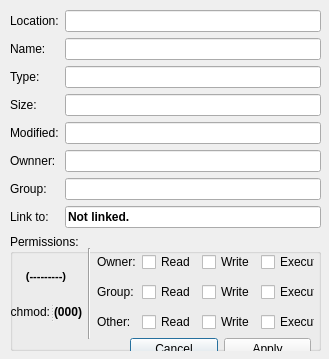
<?xml version="1.0" encoding="UTF-8"?>
<ui version="4.0">
 <class>fipDialog</class>
 <widget class="QDialog" name="fipDialog">
  <property name="geometry">
   <rect>
    <x>0</x>
    <y>0</y>
    <width>329</width>
    <height>359</height>
   </rect>
  </property>
  <property name="sizePolicy">
   <sizepolicy hsizetype="Fixed" vsizetype="Fixed">
    <horstretch>0</horstretch>
    <verstretch>0</verstretch>
   </sizepolicy>
  </property>
  <property name="windowTitle">
   <string>Properties</string>
  </property>
  <property name="windowIcon">
   <iconset resource="../zasoby.qrc">
    <normaloff>:/icons/files.png</normaloff>:/icons/files.png</iconset>
  </property>
  <property name="sizeGripEnabled">
   <bool>false</bool>
  </property>
  <property name="modal">
   <bool>true</bool>
  </property>
  <widget class="QWidget" name="layoutWidget">
   <property name="geometry">
    <rect>
     <x>10</x>
     <y>10</y>
     <width>311</width>
     <height>341</height>
    </rect>
   </property>
   <layout class="QVBoxLayout" name="verticalLayout_2">
    <item>
     <layout class="QGridLayout" name="gridLayout">
      <item row="0" column="0">
       <widget class="QLabel" name="labelLocation">
        <property name="text">
         <string>Location:</string>
        </property>
       </widget>
      </item>
      <item row="0" column="1">
       <widget class="QLineEdit" name="editLocation">
        <property name="font">
         <font>
          <weight>75</weight>
          <bold>true</bold>
         </font>
        </property>
        <property name="acceptDrops">
         <bool>false</bool>
        </property>
        <property name="readOnly">
         <bool>true</bool>
        </property>
       </widget>
      </item>
      <item row="1" column="0">
       <widget class="QLabel" name="labelName">
        <property name="text">
         <string>Name:</string>
        </property>
       </widget>
      </item>
      <item row="1" column="1">
       <widget class="QLineEdit" name="editName">
        <property name="font">
         <font>
          <weight>75</weight>
          <bold>true</bold>
         </font>
        </property>
        <property name="acceptDrops">
         <bool>false</bool>
        </property>
        <property name="readOnly">
         <bool>true</bool>
        </property>
       </widget>
      </item>
      <item row="2" column="0">
       <widget class="QLabel" name="labelType">
        <property name="text">
         <string>Type:</string>
        </property>
       </widget>
      </item>
      <item row="2" column="1">
       <widget class="QLineEdit" name="editType">
        <property name="font">
         <font>
          <weight>75</weight>
          <bold>true</bold>
         </font>
        </property>
        <property name="acceptDrops">
         <bool>false</bool>
        </property>
        <property name="readOnly">
         <bool>true</bool>
        </property>
       </widget>
      </item>
      <item row="3" column="0">
       <widget class="QLabel" name="labelSize">
        <property name="text">
         <string>Size:</string>
        </property>
       </widget>
      </item>
      <item row="3" column="1">
       <widget class="QLineEdit" name="editSize">
        <property name="font">
         <font>
          <weight>75</weight>
          <bold>true</bold>
         </font>
        </property>
        <property name="acceptDrops">
         <bool>false</bool>
        </property>
        <property name="readOnly">
         <bool>true</bool>
        </property>
       </widget>
      </item>
      <item row="4" column="0">
       <widget class="QLabel" name="labelModified">
        <property name="text">
         <string>Modified:</string>
        </property>
       </widget>
      </item>
      <item row="4" column="1">
       <widget class="QLineEdit" name="editModified">
        <property name="font">
         <font>
          <weight>75</weight>
          <bold>true</bold>
         </font>
        </property>
        <property name="acceptDrops">
         <bool>false</bool>
        </property>
        <property name="readOnly">
         <bool>true</bool>
        </property>
       </widget>
      </item>
      <item row="5" column="0">
       <widget class="QLabel" name="labelOwner">
        <property name="text">
         <string>Ownner:</string>
        </property>
       </widget>
      </item>
      <item row="5" column="1">
       <widget class="QLineEdit" name="editOwner">
        <property name="font">
         <font>
          <weight>75</weight>
          <bold>true</bold>
         </font>
        </property>
        <property name="acceptDrops">
         <bool>false</bool>
        </property>
        <property name="readOnly">
         <bool>true</bool>
        </property>
       </widget>
      </item>
      <item row="6" column="0">
       <widget class="QLabel" name="labelGroup">
        <property name="text">
         <string>Group:</string>
        </property>
       </widget>
      </item>
      <item row="6" column="1">
       <widget class="QLineEdit" name="editGroup">
        <property name="font">
         <font>
          <weight>75</weight>
          <bold>true</bold>
         </font>
        </property>
        <property name="acceptDrops">
         <bool>false</bool>
        </property>
        <property name="readOnly">
         <bool>true</bool>
        </property>
       </widget>
      </item>
      <item row="7" column="0">
       <widget class="QLabel" name="labelLink">
        <property name="text">
         <string>Link to:</string>
        </property>
       </widget>
      </item>
      <item row="7" column="1">
       <widget class="QLineEdit" name="editLink">
        <property name="font">
         <font>
          <weight>75</weight>
          <bold>true</bold>
         </font>
        </property>
        <property name="acceptDrops">
         <bool>true</bool>
        </property>
        <property name="text">
         <string>Not linked.</string>
        </property>
        <property name="readOnly">
         <bool>true</bool>
        </property>
       </widget>
      </item>
     </layout>
    </item>
    <item>
     <widget class="QGroupBox" name="groupBox">
      <property name="title">
       <string>Permissions:</string>
      </property>
      <widget class="QWidget" name="layoutWidget1">
       <property name="geometry">
        <rect>
         <x>120</x>
         <y>100</y>
         <width>181</width>
         <height>31</height>
        </rect>
       </property>
       <layout class="QHBoxLayout" name="horizontalLayout">
        <item>
         <widget class="QPushButton" name="buttonCancel">
          <property name="enabled">
           <bool>true</bool>
          </property>
          <property name="text">
           <string>Cancel</string>
          </property>
         </widget>
        </item>
        <item>
         <widget class="QPushButton" name="buttonApply">
          <property name="enabled">
           <bool>true</bool>
          </property>
          <property name="text">
           <string>Apply</string>
          </property>
         </widget>
        </item>
       </layout>
      </widget>
      <widget class="QWidget" name="layoutWidget2">
       <property name="geometry">
        <rect>
         <x>0</x>
         <y>14</y>
         <width>305</width>
         <height>91</height>
        </rect>
       </property>
       <layout class="QHBoxLayout" name="horizontalLayout_2">
        <item>
         <layout class="QVBoxLayout" name="verticalLayout">
          <item>
           <spacer name="verticalSpacer">
            <property name="orientation">
             <enum>Qt::Vertical</enum>
            </property>
            <property name="sizeType">
             <enum>QSizePolicy::Fixed</enum>
            </property>
            <property name="sizeHint" stdset="0">
             <size>
              <width>20</width>
              <height>13</height>
             </size>
            </property>
           </spacer>
          </item>
          <item>
           <widget class="QLabel" name="l_editRWEx">
            <property name="font">
             <font>
              <pointsize>8</pointsize>
              <weight>75</weight>
              <bold>true</bold>
             </font>
            </property>
            <property name="text">
             <string>(---------)</string>
            </property>
            <property name="alignment">
             <set>Qt::AlignCenter</set>
            </property>
            <property name="textInteractionFlags">
             <set>Qt::TextEditable</set>
            </property>
           </widget>
          </item>
          <item>
           <widget class="QSplitter" name="splitter">
            <property name="orientation">
             <enum>Qt::Horizontal</enum>
            </property>
            <widget class="QLabel" name="labelChmod">
             <property name="autoFillBackground">
              <bool>false</bool>
             </property>
             <property name="frameShadow">
              <enum>QFrame::Plain</enum>
             </property>
             <property name="text">
              <string>chmod:</string>
             </property>
             <property name="alignment">
              <set>Qt::AlignRight|Qt::AlignTrailing|Qt::AlignVCenter</set>
             </property>
            </widget>
            <widget class="QLabel" name="l_editChmod">
             <property name="font">
              <font>
               <weight>75</weight>
               <bold>true</bold>
              </font>
             </property>
             <property name="text">
              <string>(000)</string>
             </property>
             <property name="textInteractionFlags">
              <set>Qt::TextEditable</set>
             </property>
            </widget>
           </widget>
          </item>
          <item>
           <spacer name="verticalSpacer_2">
            <property name="orientation">
             <enum>Qt::Vertical</enum>
            </property>
            <property name="sizeType">
             <enum>QSizePolicy::Fixed</enum>
            </property>
            <property name="sizeHint" stdset="0">
             <size>
              <width>20</width>
              <height>13</height>
             </size>
            </property>
           </spacer>
          </item>
         </layout>
        </item>
        <item>
         <widget class="Line" name="line">
          <property name="orientation">
           <enum>Qt::Vertical</enum>
          </property>
         </widget>
        </item>
        <item>
         <layout class="QGridLayout" name="gridLayout_2">
          <item row="0" column="0">
           <widget class="QLabel" name="labelPermOwner">
            <property name="text">
             <string>Owner:</string>
            </property>
           </widget>
          </item>
          <item row="0" column="1">
           <widget class="QCheckBox" name="checkUr">
            <property name="text">
             <string>Read</string>
            </property>
           </widget>
          </item>
          <item row="0" column="2">
           <widget class="QCheckBox" name="checkUw">
            <property name="text">
             <string>Write</string>
            </property>
           </widget>
          </item>
          <item row="0" column="3">
           <widget class="QCheckBox" name="checkUx">
            <property name="text">
             <string>Execute</string>
            </property>
           </widget>
          </item>
          <item row="1" column="0">
           <widget class="QLabel" name="labelPermGroup">
            <property name="text">
             <string>Group:</string>
            </property>
           </widget>
          </item>
          <item row="1" column="1">
           <widget class="QCheckBox" name="checkGr">
            <property name="text">
             <string>Read</string>
            </property>
           </widget>
          </item>
          <item row="1" column="2">
           <widget class="QCheckBox" name="checkGw">
            <property name="text">
             <string>Write</string>
            </property>
           </widget>
          </item>
          <item row="1" column="3">
           <widget class="QCheckBox" name="checkGx">
            <property name="text">
             <string>Execute</string>
            </property>
           </widget>
          </item>
          <item row="2" column="0">
           <widget class="QLabel" name="labelPermAll">
            <property name="text">
             <string>Other:</string>
            </property>
           </widget>
          </item>
          <item row="2" column="1">
           <widget class="QCheckBox" name="checkOr">
            <property name="text">
             <string>Read</string>
            </property>
           </widget>
          </item>
          <item row="2" column="2">
           <widget class="QCheckBox" name="checkOw">
            <property name="text">
             <string>Write</string>
            </property>
           </widget>
          </item>
          <item row="2" column="3">
           <widget class="QCheckBox" name="checkOx">
            <property name="text">
             <string>Execute</string>
            </property>
           </widget>
          </item>
         </layout>
        </item>
       </layout>
      </widget>
     </widget>
    </item>
   </layout>
  </widget>
 </widget>
 <resources>
  <include location="../zasoby.qrc"/>
 </resources>
 <connections/>
</ui>
